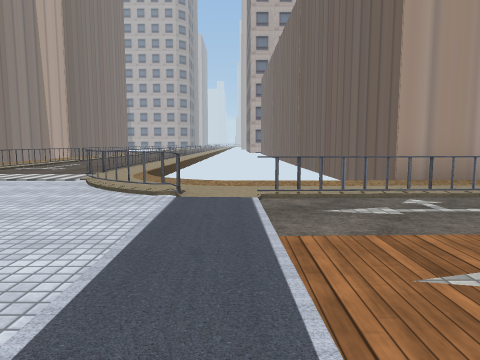
view 1 (above)

24 first-person views from a walk through a 3-D level made in the Unity game engine. The camera is 1.2 m above the floor, tilts 6° down and sees 70° across. The floor is counted in squares, 2 m on a side. Each view is taken from the middle of a square. On the plan, view 1 faces up. The plan holds only what a view shows up to about 10 squares ahead; the rest is blank. The place goes on beyond the plan. The player is left out. Some surface patterns are stand-ins.

view 2
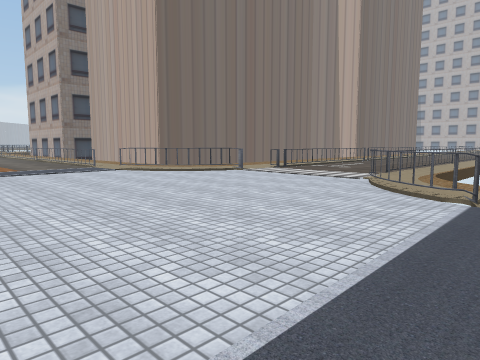

view 3
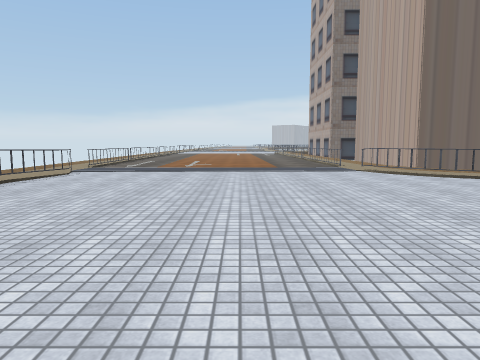

view 4
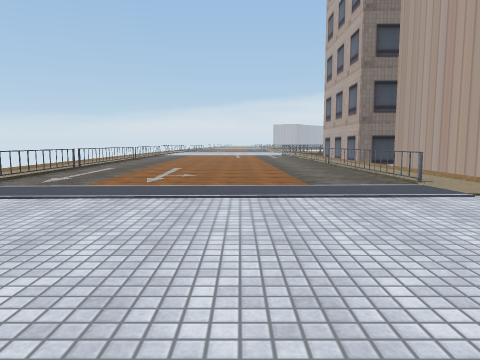

view 5
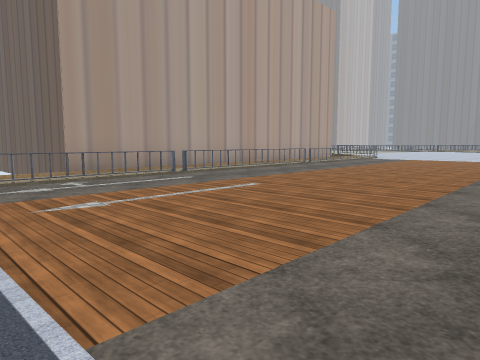

view 6
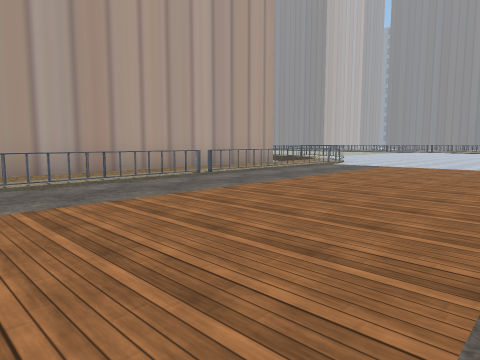

view 7
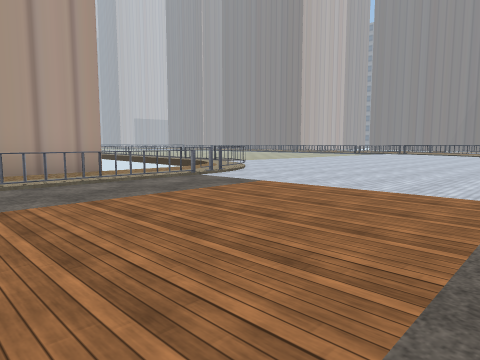

view 8
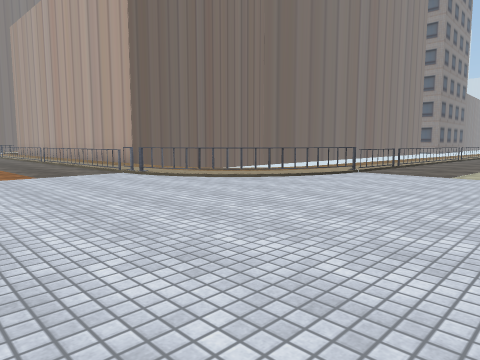

view 9
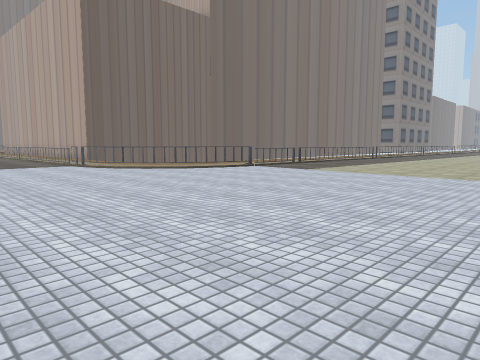

view 10
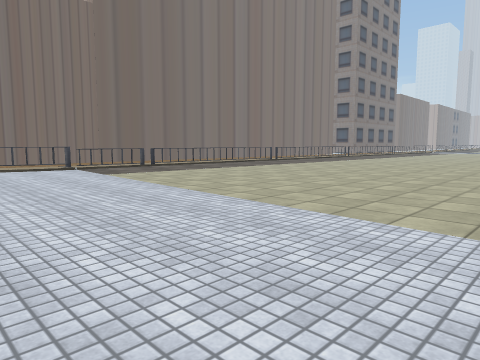

view 11
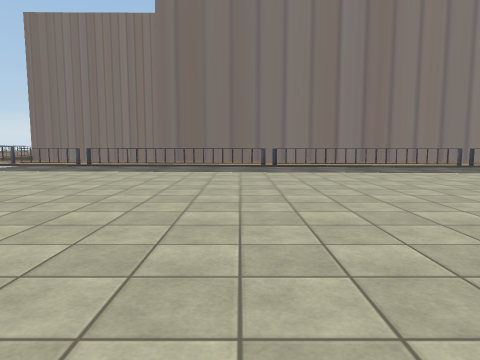

view 12
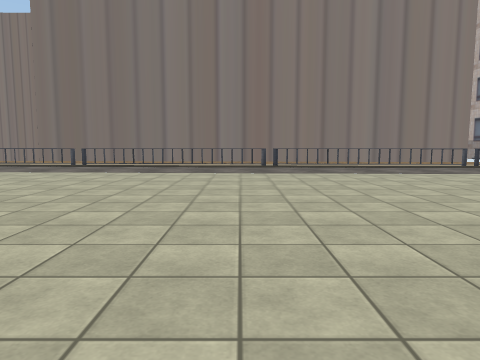

view 13
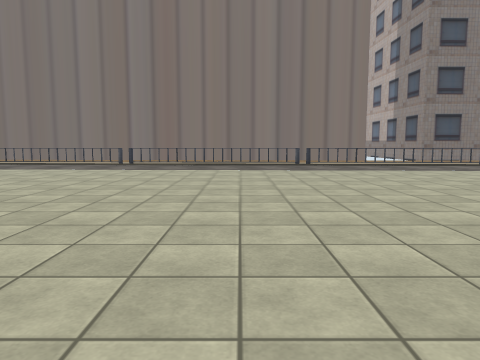

view 14
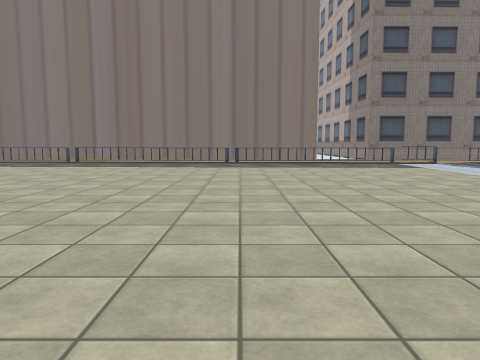

view 15
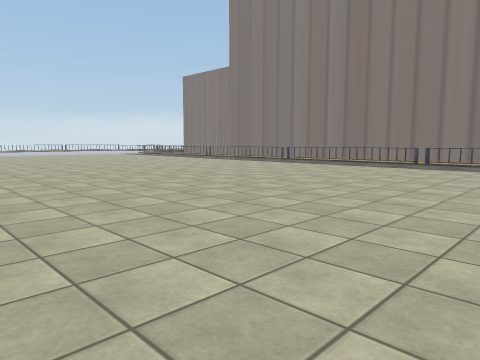

view 16
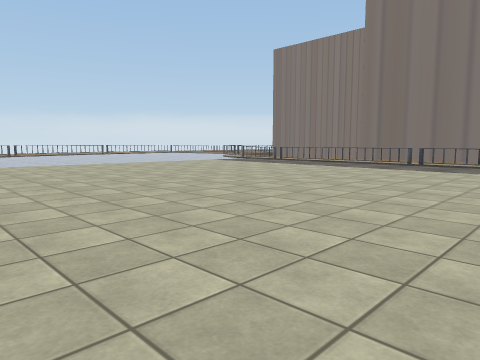

view 17
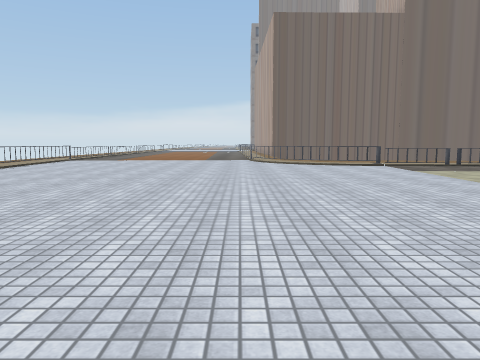

view 18
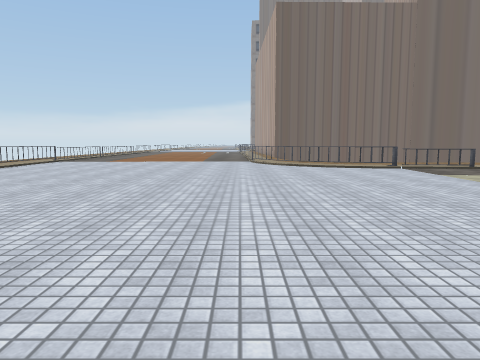

view 19
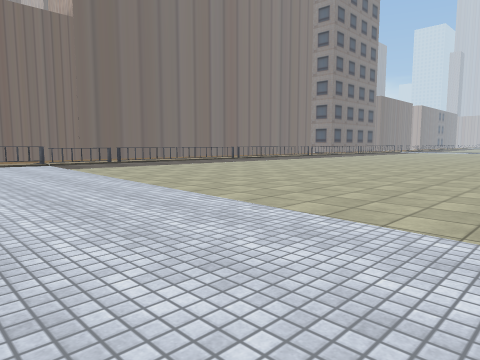

view 20
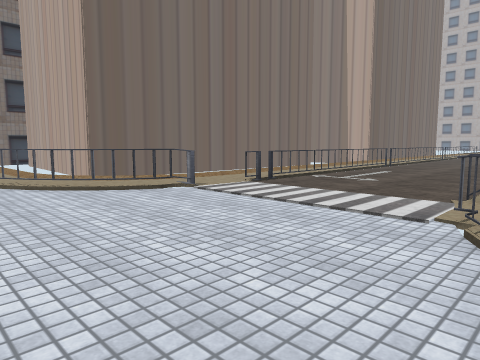

view 21
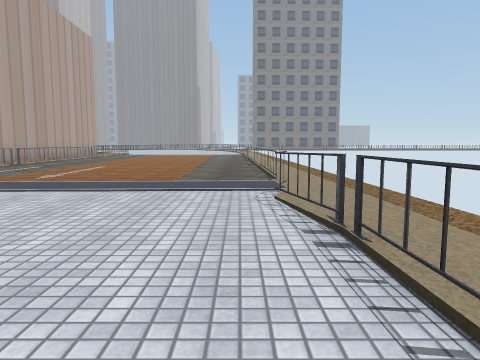

view 22
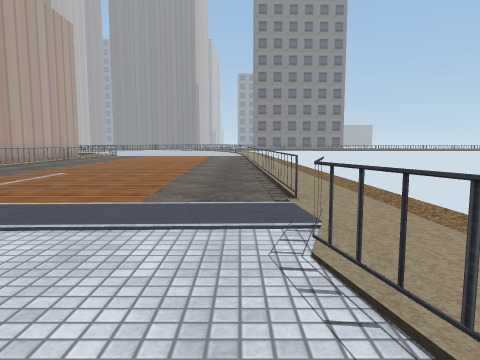

view 23
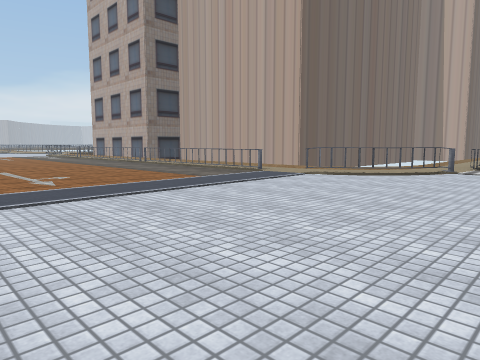

view 24
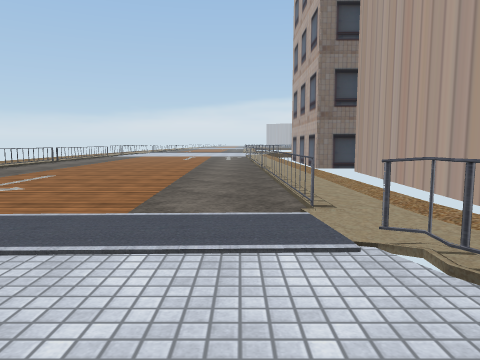

### Floor plan
Key: @ floor where view 1 was taken; # wall or solid block; x gap in a wall; . floor; = window, fence, low wall or low ledge.
Columns run from 14 left of view 1 to 29 right of it. Each row starts with its distance up from view 1.
 29                                 #=.....
 28                                 #=..........
 27                                 #=..........
 26                                 ==..........
 25                                 =...........
 24                                 =..........
 23                                 =..........
 22                                 =..........
 21                                 =..........
 20                                 =..........
 19                                 =.........
 18                                 =..........
 17                                 =..........
 16                                 =..........
 15                                 =..........
 14          ..                     =.........
 13         =..                     =.........
 12         =..                     =.........
 11         =..=                    =.........
 10         =..=                    =.........
  9         =..=                   #=.........
  8         =..=                   #=..........
  7         x..=                   =...........
  6         x..##                 ##...........
  5        ##...##  ###############............
  4 =====xx#.....#.==============#............
  3 .........................................
  2 ........................................
  1 .......................................
  0 ..............@......................
 -1 ....................... ....  .....
 -2 .............=..#=====        ==#
 -3 =====xx======..===#

Where each view was taken, in squares from view 1:
view 1: 0 up, 0 right, facing up
view 2: 0 up, 0 right, facing up-left
view 3: 1 up, 0 right, facing left
view 4: 1 up, 4 left, facing left
view 5: 2 down, 0 right, facing up-right
view 6: 1 down, 5 right, facing up-right
view 7: 1 down, 10 right, facing up-right
view 8: 1 up, 21 right, facing up-left
view 9: 1 up, 24 right, facing up-left
view 10: 5 up, 26 right, facing up-left
view 11: 14 up, 27 right, facing left
view 12: 19 up, 27 right, facing left
view 13: 23 up, 28 right, facing left
view 14: 25 up, 29 right, facing left
view 15: 28 up, 29 right, facing down-left
view 16: 18 up, 28 right, facing down-left
view 17: 4 up, 27 right, facing left
view 18: 4 up, 26 right, facing left
view 19: 5 up, 28 right, facing up-left
view 20: 3 up, 2 left, facing up-left
view 21: 2 down, 5 left, facing right
view 22: 2 down, 3 left, facing right
view 23: 2 down, 4 left, facing up-left
view 24: 3 up, 6 left, facing left
